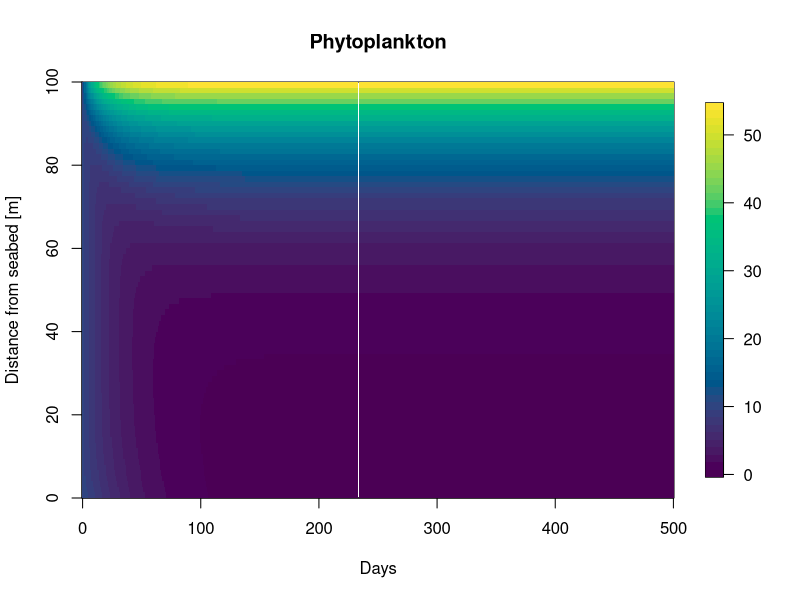
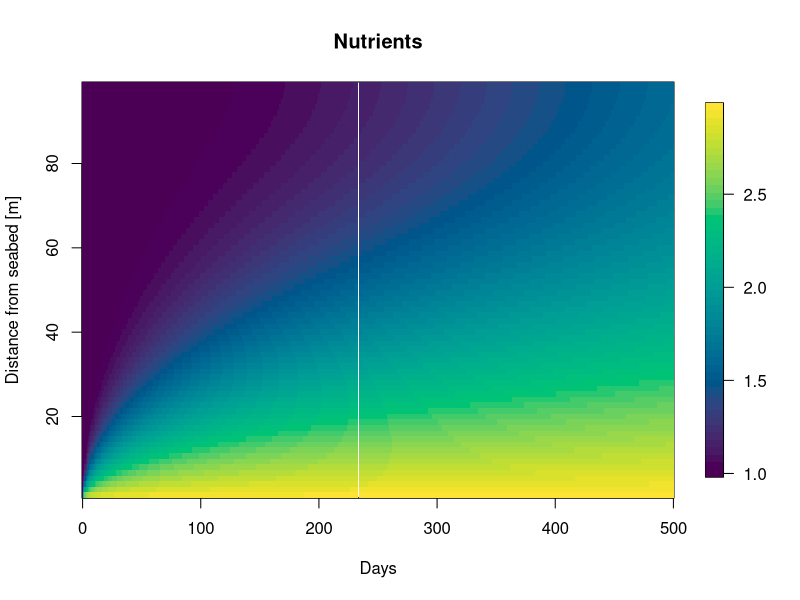
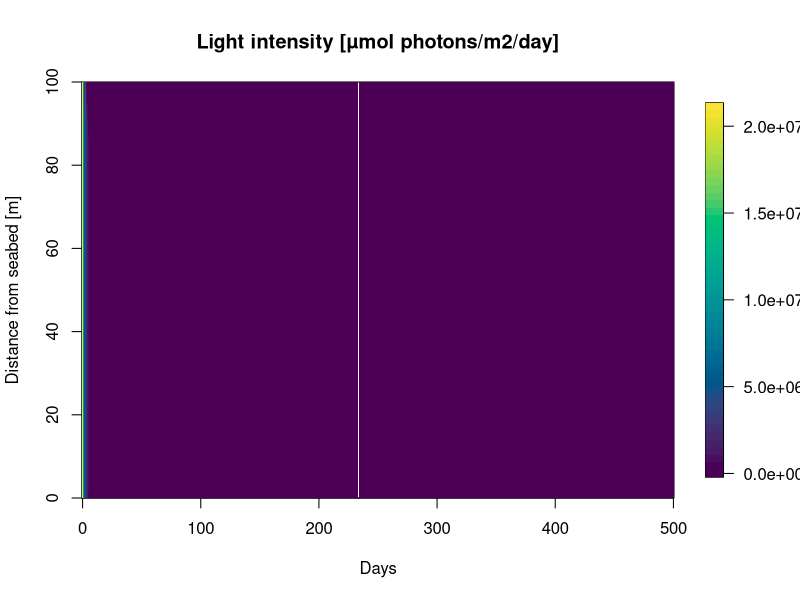
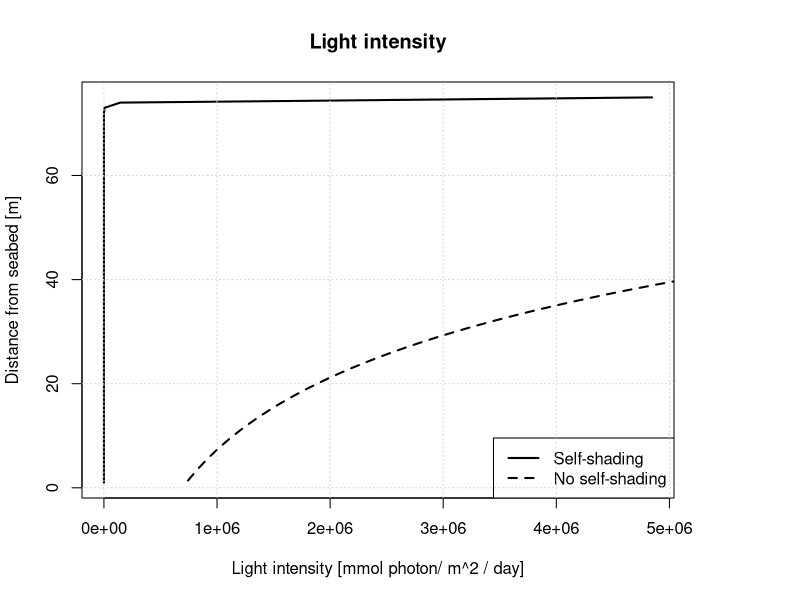
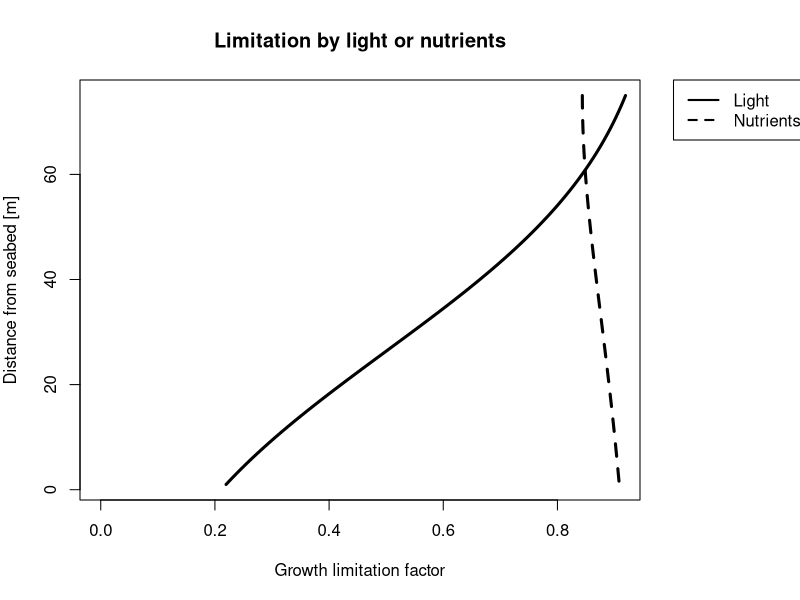
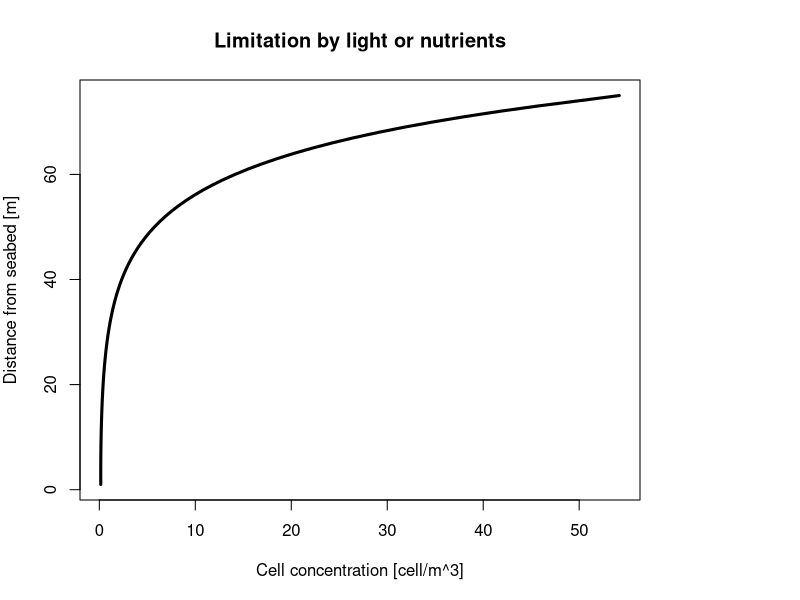
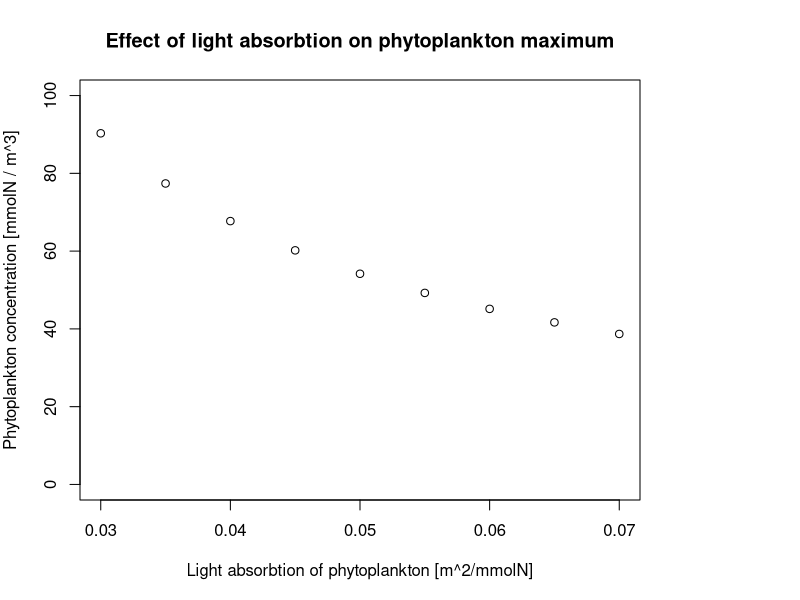
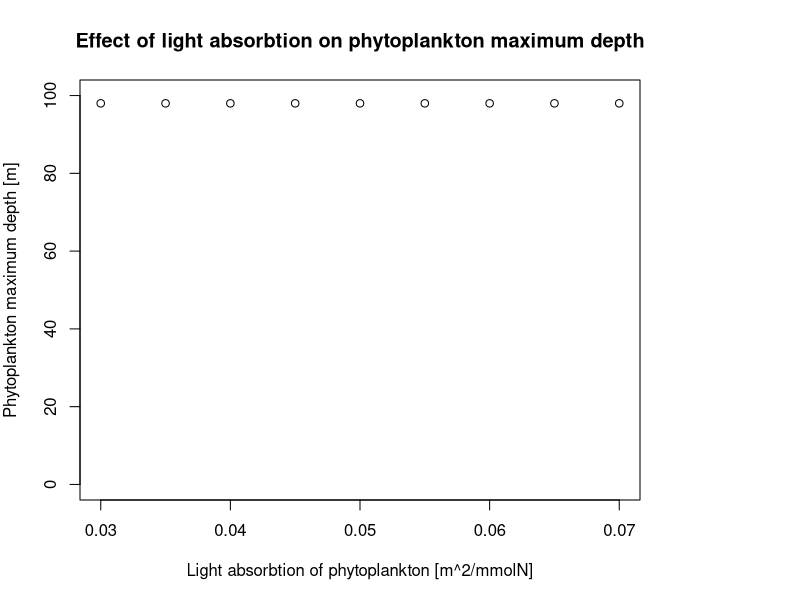

Write the R code that produced these figures, in order.
#' ---
#' title: Nutrient in the water column
#' author: Léa Krejci
#' date: 12 February 2024
#' ---

#### Packages ####
library(deSolve)
library(fields)

##### Parameters ####
# D <- 5 #[m^2/day]
# Iin <- 350 * 60 * 60 * 24 #[µmol photons /m^2 /day]
# kw <- 0.2 #[/m]
# kp <- 15e-7 #[m^2 / cell]
# m <- 0.01 * 24 #[/day]
# u <- 0.96 #[/day]
# depth <- 100 #[m]
# deltaZ <- 2.5 #[m]
# param.n <- depth/deltaZ
# gmax <- 0.04 * 24
# H.L <- 30 * 60 * 60 *24 # [µmol photons / m^2 / day]
# H.N <- 0.0425 # [mmol nutrient / m^3]
# Nb <- 5 # [mmol nutrient / m^3]
# yield <- 1e-9 # [mmol nutrient / cell]

# leonor's parameters
# n <- 100
# d <- 100
# param.deltaZ <- d/n
# t <- 100
# param.u <- 0.04
# param.D <- 5
# z <- c()
# param.kw <- 0.2
# param.kp <- 15*10^(-7)
# param.Iin <- 350
# param.HI <- 30
# param.gmax <-0.04
# param.m <- 0.01
# param.HN <- 0.0425
# param.Nb <- 47.5
# param.yield <- 10^(-9)


# # these parameters work
# n <- 75
# d <- 100 #[m]
# param.deltaZ <- d/n #[m]
# t <- 300
# param.u <- 0.042 * 24 #[m/day]
# param.D <- 43.2 #[m^2/day]
# z <- c()
# param.kw <- 0.2 #[/m]
# param.kp <- 15e-12 #[m^2 / cell]
# param.Iin <- 350 * 60 * 60 * 24 #[µmol photons /m^2 /day]
# param.HI <- 30 * 60 * 60 *24 # [µmol photons / m^2 / day]
# param.gmax <- 0.04 * 24 #[/day]
# param.m <- 0.01 * 24 #[/day]
# param.HN <- 0.0425 # [mmol nutrient / m^3]
# param.Nb <- 5 # [mmol nutrient / m^3]
# param.yield <- 1e-9 # [mmol nutrient / cell]

# new parameters in mmol.N
n <- 75
d <- 100 #[m]
param.deltaZ <- d/n #[m]
t <- 300
param.u <- 0.0042 * 24 #[m/day]
param.D <- 5 #[m^2/day]
z <- c()
param.kw <-  0.0375 #[/m]
param.kp <- 0.05 #[m^2 / mmol.N]
param.Iin <- 350 * 60 * 60 * 24 #[µmol photons /m^2 /day]
param.HI <- 30 * 60 * 60 *24 # [µmol photons / m^2 / day]
param.gmax <- 0.5 #[/day]
param.m <-  0.03 #[/day]
param.HN <-  0.3 # [mmol.N / m^3]
param.Nb <- 3 # [mmol.N / m^3]
param.yield <- 1e-9 # [mmol nutrient / cell]
param.gamma <- 1.5 # [m^3 /mmol N / day]
param.w <- 15 # [m/day]
param.rem <- 0.1 # [/day]

#dev.off()

params <- list(param.D = param.D , param.Iin = param.Iin, param.kw = 0.2, param.kp = param.kp,
                param.m = param.m, param.u = param.u, d = d, param.deltaZ = param.deltaZ, n = n,
               param.gmax = param.gmax, param.HI = param.HI, param.HN = param.HN)

no.shading <- list(param.D = param.D , param.Iin = param.Iin, param.kw = 0.2, param.kp = 0,
               param.m = param.m, param.u = param.u, d = d, param.deltaZ = param.deltaZ, n = n,
               param.gmax = param.gmax, param.HI = param.HI, param.HN = param.HN)


##### Set up grid ####
z = seq(param.deltaZ/2, by = param.deltaZ, to = d)

##### Initial conditions #####
phi <- rep(10,n) # set up phi0
#phi[10] <- 1000

N <- rep(1,n) # set up N0

P <- phi[1]

Y.init <- c(phi,N)

# set up light intensity
#leonor
lightloss = function (P, param){
  integral = cumsum((param.kw + param.kp*P)*param.deltaZ) - 0.5*param.deltaZ*(param.kw + param.kp*P)
  I <- param.Iin*exp(- integral)
  
  return(I)
}

lightloss(P, params)

##### Derivative function #####
# leonor
derivative = function(t, Y, params) {
  
  phi <- Y[1:n]
  N <- Y[(n+1):(2*n)]
  
  Ja <- rep(0, n+1)
  Jd <- rep(0, n+1)
  JN <- rep(0,n+1)
  
  for(i in 2:n){
    Ja[i] <- param.u*phi[i-1]
    Jd[i] <- -param.D*(phi[i]-phi[i-1])/param.deltaZ
    JN[i] <- -param.D*(N[i]-N[i-1])/param.deltaZ 
  }
  
  #Boundary conditions  
  Ja[1] <- 0
  Ja[n+1] <- 0
  Jd[1] <- 0
  Jd[n+1] <- 0
  JN[n+1] <- -param.D*(param.Nb-N[n])/param.deltaZ
  JN[1] <- 0
  
  J <- Ja + Jd 
  
  dphi_dt <- seq (1,n,1)
  dN_dt <- seq (1,n,1)
  
  # calculate growth rate
  I = lightloss(phi, params)
  growth.L <- I / (param.HI + I)
  growth.N <- N / (param.HN + N)
  
  growth <- param.gmax * pmin(growth.L, growth.N) - param.m
  
  
  for (i in 1:n){
    dphi_dt[i] <- growth[i]*phi[i] - (J[i+1]- J[i])/param.deltaZ
    dN_dt[i] <- -param.yield*growth[i]*phi[i] - (JN[i+1]- JN[i])/param.deltaZ
  }
  
  return( list(c(dphi_dt, dN_dt)) )
}

times <- seq(0,500,1)  

derivative.out <- ode(Y.init, times, derivative, parms = params)

phi.out <- derivative.out[,2:(n+1)]
N.out <- derivative.out[,(n+2):(2*n+1)]

# plots 
image.plot(x = times, y = z, phi.out[,ncol(phi.out):1],
           ylab = "Distance from seabed [m]", xlab = "Days", col = hcl.colors(50, "viridis"),
           main = "Phytoplankton")
#
image.plot(x = times, y = z, N.out[,ncol(N.out):2],
           ylab = "Distance from seabed [m]", xlab = "Days", col = hcl.colors(50, "viridis"),
           main = "Nutrients")

# plot light as a function of depth
light <- sapply(seq_len(ncol(phi.out)), function(i) lightloss(phi.out[, i], param))

image.plot(x = times, y = z, light[,ncol(light):1],
           ylab = "Distance from seabed [m]", xlab = "Days", col = hcl.colors(50, "viridis"),
           main = "Light intensity [µmol photons/m2/day]")

plot(x = lightloss(phi.out[nrow(phi.out),], params), y = n:1, type = "l", main = "Light intensity",
     ylab = "Distance from seabed [m]", xlab = "Light intensity [mmol photon/ m^2 / day]",
     pch = 3, lwd = 2)
param.kp <- 0
lines(x = lightloss(phi.out[nrow(phi.out),],no.shading), y = n:1, type = "l", lty = 2, lwd = 2)
legend("bottomright", legend = c("Self-shading", "No self-shading"), lty = c(1,2), lwd = 2)
param.kp <- 15e-12 #[m^2 / cell]
grid()

# plot light and nutrient limitation as a function of depth
growth.lim.L <- lightloss(phi.out[nrow(phi.out),]) / (param.HI + lightloss(phi.out[nrow(phi.out),]))
growth.lim.N <- N.out[nrow(N.out),] / (param.HN + N.out[nrow(N.out),])


par(mar=c(5, 4, 4, 8), xpd=TRUE) # adds space next to the plot so we can put a legend there
plot(x = growth.lim.L, y = n:1, type = "l", xlim = c(0, max(growth.lim.N)),
     main = "Limitation by light or nutrients", ylab = "Distance from seabed [m]",
     xlab = "Growth limitation factor", lwd = 3)
lines(x = growth.lim.N, y = n:1, type = "l", lwd = 3, lty = 2)
legend("topright", inset=c(-0.3, 0), legend = c("Light", "Nutrients"), lty = c(1,2), lwd = 2)

plot(x = phi.out[nrow(phi.out),], y = n:1, type = "l",
     main = "Limitation by light or nutrients", ylab = "Distance from seabed [m]",
     xlab = "Cell concentration [cell/m^3]", lwd = 3)


# sensitivity analysis

# find depth of maximum phytoplankton concentration
find.max <- function(phi, params){
  phi.max <- max(phi)
  depth.max <- (which.max.matrix(phi))[2]*param.deltaZ + 0.5 * param.deltaZ
  return(c(phi.max, depth.max))
}

find.max(phi.out,params)

plot(y = seq(0, 100, 25), x = seq(0.03, 0.07, 0.01), col = 0,
     main = "Effect of light absorbtion on phytoplankton maximum",
     xlab = "Light absorbtion of phytoplankton [m^2/mmolN]",
     ylab = "Phytoplankton concentration [mmolN / m^3]")

# loop over different kp values
 for (i in 1:10){
   param.kp <- (seq(0.03, 0.07, 0.005))[i]
   
   times <- seq(0,500,1)  
   
   derivative.out <- ode(Y.init, times, derivative, parms = params)
   
   phi.out <- derivative.out[,2:(n+1)]
   N.out <- derivative.out[,(n+2):(2*n+1)]
   
   find.max(phi.out, params)
   
   points(y = find.max(phi.out, params)[1], x = param.kp )
 }

plot(y = seq(0, 100, 25), x = seq(0.03, 0.07, 0.01), col = 0,
     main = "Effect of light absorbtion on phytoplankton maximum depth",
     xlab = "Light absorbtion of phytoplankton [m^2/mmolN]",
     ylab = "Phytoplankton maximum depth [m]")

# loop over different kp values
for (i in 1:10){
  param.kp <- (seq(0.03, 0.07, 0.005))[i]
  
  times <- seq(0,500,1)  
  
  derivative.out <- ode(Y.init, times, derivative, parms = params)
  
  phi.out <- derivative.out[,2:(n+1)]
  N.out <- derivative.out[,(n+2):(2*n+1)]
  
  find.max(phi.out, params)
  
  points(y = 100-find.max(phi.out, params)[2], x = param.kp )
}



# alternative approach
# light <- lightloss(phi.out[,1])
# for (i in 2:ncol(phi.out)){
#   new_light <- lightloss(phi.out[,i])
#   light <- cbind(light, new_light)
# }
